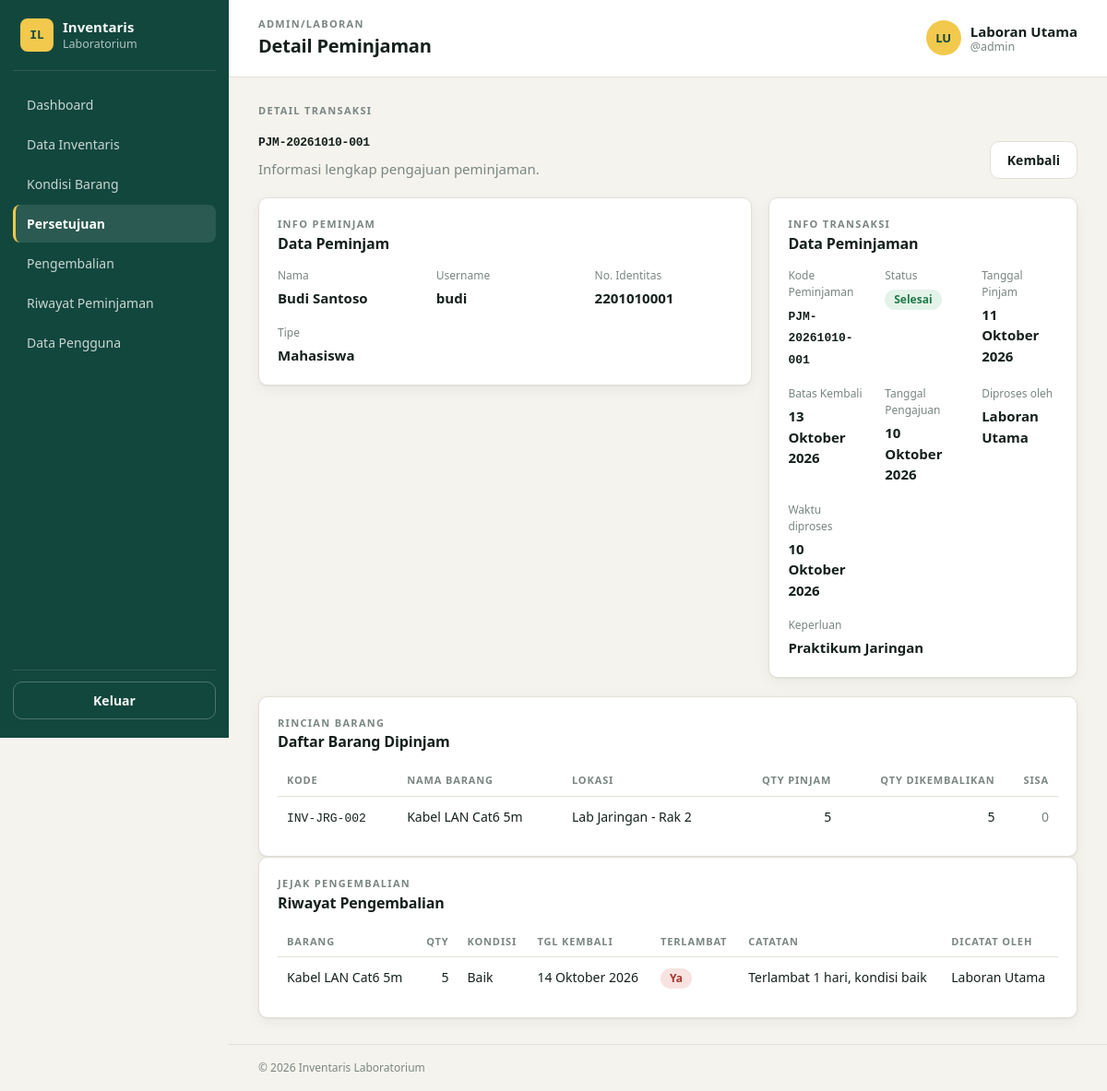
The page /modules/peminjaman/detail.php?id=5 (signed in) on the database its author committed.
### tables this page shows
CREATE TABLE users (
  id            INT UNSIGNED AUTO_INCREMENT PRIMARY KEY,
  full_name     VARCHAR(100) NOT NULL,
  username      VARCHAR(50)  NOT NULL,
  password_hash VARCHAR(255) NOT NULL,              
  role          ENUM('admin','peminjam') NOT NULL DEFAULT 'peminjam',
  identity_no   VARCHAR(30)  NULL,                  
  user_type     ENUM('laboran','mahasiswa','dosen') NOT NULL DEFAULT 'mahasiswa',
  is_active     TINYINT(1)   NOT NULL DEFAULT 1,    
  created_at    DATETIME     NOT NULL DEFAULT CURRENT_TIMESTAMP,
  updated_at    DATETIME     NOT NULL DEFAULT CURRENT_TIMESTAMP ON UPDATE CURRENT_TIMESTAMP,
  CONSTRAINT uq_users_username UNIQUE (username)
);

CREATE TABLE borrowings (
  id                 INT UNSIGNED AUTO_INCREMENT PRIMARY KEY,
  borrowing_code     VARCHAR(30)  NOT NULL,
  user_id            INT UNSIGNED NOT NULL,
  borrow_date        DATE NOT NULL,
  planned_return_date DATE NOT NULL,
  purpose            VARCHAR(255) NOT NULL,
  status             ENUM('menunggu','dipinjam','ditolak','selesai') NOT NULL DEFAULT 'menunggu',
  rejection_reason   VARCHAR(255) NULL,
  processed_by       INT UNSIGNED NULL,           
  processed_at       DATETIME NULL,
  created_at         DATETIME NOT NULL DEFAULT CURRENT_TIMESTAMP,
  updated_at         DATETIME NOT NULL DEFAULT CURRENT_TIMESTAMP ON UPDATE CURRENT_TIMESTAMP,
  CONSTRAINT uq_borrowings_code UNIQUE (borrowing_code),
  CONSTRAINT fk_borrowings_user FOREIGN KEY (user_id)
    REFERENCES users(id) ON UPDATE CASCADE ON DELETE RESTRICT,
  CONSTRAINT fk_borrowings_admin FOREIGN KEY (processed_by)
    REFERENCES users(id) ON UPDATE CASCADE ON DELETE SET NULL,
  CONSTRAINT chk_borrowings_dates CHECK (planned_return_date >= borrow_date)
);

CREATE TABLE borrowing_details (
  id            INT UNSIGNED AUTO_INCREMENT PRIMARY KEY,
  borrowing_id  INT UNSIGNED NOT NULL,
  inventory_id  INT UNSIGNED NOT NULL,
  qty           INT UNSIGNED NOT NULL,
  qty_returned  INT UNSIGNED NOT NULL DEFAULT 0,
  CONSTRAINT fk_bdetail_borrowing FOREIGN KEY (borrowing_id)
    REFERENCES borrowings(id) ON UPDATE CASCADE ON DELETE CASCADE,
  CONSTRAINT fk_bdetail_inventory FOREIGN KEY (inventory_id)
    REFERENCES inventories(id) ON UPDATE CASCADE ON DELETE RESTRICT,
  CONSTRAINT uq_bdetail_item UNIQUE (borrowing_id, inventory_id),
  CONSTRAINT chk_bdetail_qty CHECK (qty >= 1 AND qty_returned <= qty)
);

CREATE TABLE inventories (
  id              INT UNSIGNED AUTO_INCREMENT PRIMARY KEY,
  code            VARCHAR(30)  NOT NULL,
  name            VARCHAR(150) NOT NULL,
  category_id     INT UNSIGNED NOT NULL,
  location        VARCHAR(100) NOT NULL,
  description     TEXT NULL,
  qty_total       INT UNSIGNED NOT NULL DEFAULT 0,
  qty_available   INT UNSIGNED NOT NULL DEFAULT 0,
  qty_borrowed    INT UNSIGNED NOT NULL DEFAULT 0,
  qty_damaged     INT UNSIGNED NOT NULL DEFAULT 0,  
  qty_damaged_light INT UNSIGNED NOT NULL DEFAULT 0,
  qty_damaged_heavy INT UNSIGNED NOT NULL DEFAULT 0,
  is_active       TINYINT(1)   NOT NULL DEFAULT 1,  
  created_at      DATETIME     NOT NULL DEFAULT CURRENT_TIMESTAMP,
  updated_at      DATETIME     NOT NULL DEFAULT CURRENT_TIMESTAMP ON UPDATE CURRENT_TIMESTAMP,
  CONSTRAINT uq_inventories_code UNIQUE (code),
  CONSTRAINT fk_inventories_category FOREIGN KEY (category_id)
    REFERENCES categories(id) ON UPDATE CASCADE ON DELETE RESTRICT,
  CONSTRAINT chk_inventories_balance
    CHECK (qty_total = qty_available + qty_borrowed + qty_damaged),
  CONSTRAINT chk_inventories_damage_split
    CHECK (qty_damaged = qty_damaged_light + qty_damaged_heavy)
);

CREATE TABLE return_histories (
  id                  INT UNSIGNED AUTO_INCREMENT PRIMARY KEY,
  borrowing_detail_id INT UNSIGNED NOT NULL,
  qty                 INT UNSIGNED NOT NULL,
  return_condition    ENUM('baik','rusak_ringan','rusak_berat') NOT NULL,
  actual_return_date  DATE NOT NULL,
  is_late             TINYINT(1) NOT NULL DEFAULT 0,
  notes               VARCHAR(255) NULL,
  recorded_by         INT UNSIGNED NOT NULL,
  created_at          DATETIME NOT NULL DEFAULT CURRENT_TIMESTAMP,
  CONSTRAINT fk_return_detail FOREIGN KEY (borrowing_detail_id)
    REFERENCES borrowing_details(id) ON UPDATE CASCADE ON DELETE RESTRICT,
  CONSTRAINT fk_return_user FOREIGN KEY (recorded_by)
    REFERENCES users(id) ON UPDATE CASCADE ON DELETE RESTRICT,
  CONSTRAINT chk_return_qty CHECK (qty >= 1)
);

### includes/helpers.php (called while the page is built, shortened)
<?php
require_once __DIR__ . '/../config/database.php';
function e($value): string
{
    return htmlspecialchars((string)$value, ENT_QUOTES, 'UTF-8');
}
function url(string $path = ''): string
{
    return BASE_URL . '/' . ltrim($path, '/');
}
if (!function_exists('format_date')) {
    function format_date(?string $date): string
    {
        $dateStr = trim((string)$date);
        $timestamp = strtotime($dateStr);
        $bulanIndo = [
            1  => 'Januari',
            2  => 'Februari',
            3  => 'Maret',
            4  => 'April',
            5  => 'Mei',
            6  => 'Juni',
            7  => 'Juli',
            8  => 'Agustus',
            9  => 'September',
            10 => 'Oktober',
            11 => 'November',
            12 => 'Desember'
        ];
        $day   = date('d', $timestamp);
        $month = (int)date('n', $timestamp);
        $year  = date('Y', $timestamp);
        $monthName = $bulanIndo[$month] ?? date('F', $timestamp);
        return sprintf('%s %s %s', $day, $monthName, $year);
    }
}

### auth/session.php (called while the page is built, shortened)
<?php
require_once __DIR__ . '/../includes/helpers.php';
function current_user(): ?array
{
    return $_SESSION['user'] ?? null;
}
function require_login(): array
{
    $user = current_user();
    $expired = isset($_SESSION['last_activity']) && time() - $_SESSION['last_activity'] > SESSION_TIMEOUT;
    if ($user && !$expired) {
        $stmt = db()->prepare('SELECT role, is_active FROM users WHERE id = ?');
        $stmt->execute([$user['id']]);
        $row = $stmt->fetch();
        if ($row && (int)$row['is_active'] === 1) {
            return $_SESSION['user'];
        }
    }
}
function require_role(string $role): array
{
    $user = require_login();
    return $user;
}

### config/database.php (called while the page is built, shortened)
<?php
function db(): PDO
{
    static $pdo = null;
    if ($pdo === null) {
        $dsn = sprintf('mysql:host=%s;port=%s;dbname=%s;charset=%s', DB_HOST, DB_PORT, DB_NAME, DB_CHARSET);
        try {
            $pdo = new PDO($dsn, DB_USER, DB_PASS, [
                PDO::ATTR_ERRMODE            => PDO::ERRMODE_EXCEPTION,
                PDO::ATTR_DEFAULT_FETCH_MODE => PDO::FETCH_ASSOC,
                PDO::ATTR_EMULATE_PREPARES   => false,
            ]);
        } catch (PDOException $e) {
            http_response_code(500);
            exit('Koneksi database gagal. Periksa config/config.php dan pastikan MySQL XAMPP aktif.');
        }
    }
    return $pdo;
}

### modules/peminjaman/detail.php (the view, shortened to what this page needs)
<?php
require_once __DIR__ . '/../../auth/session.php';
require_once __DIR__ . '/../../components/ui.php';
require_once __DIR__ . '/../../includes/helpers.php';
$user = require_role('admin');
$pdo  = db();
$id = valid_nonnegative_int($_GET['id'] ?? '');
$stmt = $pdo->prepare("
    SELECT
        b.*,
        u.full_name   AS borrower_name,
        u.username    AS borrower_username,
        u.identity_no AS borrower_identity,
        u.user_type   AS borrower_type,
        p.full_name   AS processor_name
    FROM borrowings b
    JOIN users u ON u.id = b.user_id
    LEFT JOIN users p ON p.id = b.processed_by
    WHERE b.id = ?
");
$stmt->execute([$id]);
$borrowing = $stmt->fetch();
$detailStmt = $pdo->prepare("
    SELECT
        bd.id,
        bd.inventory_id,
        bd.qty,
        bd.qty_returned,
        i.code  AS inventory_code,
        i.name  AS inventory_name,
        i.location AS inventory_location
    FROM borrowing_details bd
    JOIN inventories i ON i.id = bd.inventory_id
    WHERE bd.borrowing_id = ?
    ORDER BY i.name
");
$detailStmt->execute([$id]);
$details = $detailStmt->fetchAll();
$returnStmt = $pdo->prepare("
    SELECT
        rh.*,
        i.name   AS inventory_name,
        u.full_name AS recorded_by_name
    FROM return_histories rh
    JOIN borrowing_details bd ON bd.id = rh.borrowing_detail_id
    JOIN inventories i ON i.id = bd.inventory_id
    JOIN users u ON u.id = rh.recorded_by
    WHERE bd.borrowing_id = ?
    ORDER BY rh.actual_return_date DESC, rh.created_at DESC
");
$returnStmt->execute([$id]);
$returnHistories = $returnStmt->fetchAll();
$conditionLabels = [
    'baik'        => 'Baik',
    'rusak_ringan' => 'Rusak Ringan',
    'rusak_berat'  => 'Rusak Berat',
];
$pageTitle  = 'Detail Peminjaman';
require __DIR__ . '/../../layouts/header.php';
?>
<section class="page-heading">
  <div>
    <p class="eyebrow">Detail transaksi</p>
    <h2><span class="mono"><?= e($borrowing['borrowing_code']) ?></span></h2>
    <p class="muted">Informasi lengkap pengajuan peminjaman.</p>
  </div>
  <div class="form-actions">
    <a class="btn btn-light" href="<?= e(url('modules/peminjaman/index.php')) ?>">Kembali</a>
  </div>
</section>
<div class="grid-2">
  <section class="card detail-card">
    <div class="card-head"><div><p class="eyebrow">Info peminjam</p><h3>Data Peminjam</h3></div></div>
    <dl class="detail-grid">
      <div><dt>Nama</dt><dd><?= e($borrowing['borrower_name']) ?></dd></div>
      <div><dt>Username</dt><dd><?= e($borrowing['borrower_username']) ?></dd></div>
      <div><dt>No. Identitas</dt><dd><?= e($borrowing['borrower_identity'] ?: '—') ?></dd></div>
      <div><dt>Tipe</dt><dd><?= e(ucfirst($borrowing['borrower_type'] ?? '—')) ?></dd></div>
    </dl>
  </section>
  <section class="card detail-card">
    <div class="card-head"><div><p class="eyebrow">Info transaksi</p><h3>Data Peminjaman</h3></div></div>
    <dl class="detail-grid">
      <div><dt>Kode Peminjaman</dt><dd><span class="mono"><?= e($borrowing['borrowing_code']) ?></span></dd></div>
      <div><dt>Status</dt><dd><?= status_badge($borrowing['status']) ?></dd></div>
      <div><dt>Tanggal Pinjam</dt><dd><?= e(format_date($borrowing['borrow_date'])) ?></dd></div>
      <div><dt>Batas Kembali</dt><dd><?= e(format_date($borrowing['planned_return_date'])) ?></dd></div>
      <div><dt>Tanggal Pengajuan</dt><dd><?= e(format_date($borrowing['created_at'])) ?></dd></div>
      <?php if ($borrowing['processed_by']): ?>
        <div><dt>Diproses oleh</dt><dd><?= e($borrowing['processor_name']) ?></dd></div>
        <div><dt>Waktu diproses</dt><dd><?= e(format_date($borrowing['processed_at'])) ?></dd></div>
      <?php endif; ?>
      <div class="detail-wide"><dt>Keperluan</dt><dd><?= nl2br(e($borrowing['purpose'] ?: '—')) ?></dd></div>
    </dl>
  </section>
</div>
<section class="card">
  <div class="card-head">
    <div><p class="eyebrow">Rincian barang</p><h3>Daftar Barang Dipinjam</h3></div>
  </div>
  <div class="table-wrap">
    <table class="table">
      <thead>
        <tr>
          <th>Kode</th>
          <th>Nama Barang</th>
          <th>Lokasi</th>
          <th class="num">Qty Pinjam</th>
          <th class="num">Qty Dikembalikan</th>
          <th class="num">Sisa</th>
        </tr>
      </thead>
      <tbody>
        <?php foreach ($details as $d): ?>
          <?php $remaining = (int)$d['qty'] - (int)$d['qty_returned']; ?>
          <tr>
            <td><span class="mono"><?= e($d['inventory_code']) ?></span></td>
            <td><?= e($d['inventory_name']) ?></td>
            <td><?= e($d['inventory_location']) ?></td>
            <td class="num"><?= (int)$d['qty'] ?></td>
            <td class="num"><?= (int)$d['qty_returned'] ?></td>
            <td class="num <?= $remaining > 0 ? '' : 'muted' ?>"><?= $remaining ?></td>
          </tr>
        <?php endforeach; ?>
      </tbody>
    </table>
  </div>
</section>
<?php if ($returnHistories): ?>
<section class="card">
  <div class="card-head">
    <div><p class="eyebrow">Jejak pengembalian</p><h3>Riwayat Pengembalian</h3></div>
  </div>
  <div class="table-wrap">
    <table class="table">
      <thead>
        <tr>
          <th>Barang</th>
          <th class="num">Qty</th>
          <th>Kondisi</th>
          <th>Tgl Kembali</th>
          <th>Terlambat</th>
          <th>Catatan</th>
          <th>Dicatat oleh</th>
        </tr>
      </thead>
      <tbody>
        <?php foreach ($returnHistories as $rh): ?>
          <tr>
            <td><?= e($rh['inventory_name']) ?></td>
            <td class="num"><?= (int)$rh['qty'] ?></td>
            <td><?= e($conditionLabels[$rh['return_condition']] ?? $rh['return_condition']) ?></td>
            <td class="nowrap"><?= e(format_date($rh['actual_return_date'])) ?></td>
            <td><?= (int)$rh['is_late'] ? '<span class="badge badge-danger">Ya</span>' : '<span class="badge badge-success">Tidak</span>' ?></td>
            <td><?= e($rh['notes'] ?: '—') ?></td>
            <td><?= e($rh['recorded_by_name']) ?></td>
          </tr>
        <?php endforeach; ?>
      </tbody>
    </table>
  </div>
</section>
<?php endif; ?>
<?php require __DIR__ . '/../../layouts/footer.php'; ?>

### layouts/header.php (shortened to what this page needs)
<?php
$pageTitle  = $pageTitle  ?? 'Dashboard';
$roleLabel  = $user['role'] === 'admin' ? 'Admin/Laboran' : ucfirst($user['user_type']);
$initials   = strtoupper(implode('', array_map(fn($w) => $w[0] ?? '', array_slice(explode(' ', preg_replace('/^(Dr\.|Prof\.)\s*/', '', $user['full_name'])), 0, 2))));
?>
<!DOCTYPE html>
<html lang="id">
<head>
  <link rel="stylesheet" href="<?= e(url('assets/css/style.css')) ?>">
</head>
<body>
<div class="app">
  <?php require __DIR__ . '/sidebar.php'; ?>
  <div class="main">
    <header class="topbar">
      <div class="topbar-title">
        <p class="eyebrow"><?= e($roleLabel) ?></p>
        <h1><?= e($pageTitle) ?></h1>
      </div>
      <div class="topbar-user">
        <span class="avatar"><?= e($initials) ?></span>
        <span class="user-meta">
          <strong><?= e($user['full_name']) ?></strong>
          <small>@<?= e($user['username']) ?></small>
        </span>
      </div>
    </header>
    <main class="content">

### rows shown on the page
users: role "ADMIN/LABORAN", role "LU", role "Laboran Utama", role "admin"
borrowings: borrowing_code "PJM-20261010-001", user.full_name "Budi Santoso", user.username "budi", user.identity_no "2201010001", user.user_type "Mahasiswa", borrow_date "11 Oktober 2026", planned_return_date "13 Oktober 2026", created_at "10 Oktober 2026", processed_by.full_name "Laboran Utama", processed_at "10 Oktober 2026", purpose "Praktikum Jaringan"
borrowing_details: inventory.code "INV-JRG-002", inventory.name "Kabel LAN Cat6 5m", inventory.location "Lab Jaringan - Rak 2", qty "5", qty_returned "5", remaining "0"
return_histories: inventories.name "Kabel LAN Cat6 5m", qty "5", return_condition "Baik", actual_return_date "14 Oktober 2026", is_late "Ya", notes "Terlambat 1 hari, kondisi baik", recorded_by.full_name "Laboran Utama"

### other values the page prints
$m['label'] "Dashboard"
$m['label'] "Data Inventaris"
$m['label'] "Kondisi Barang"
$m['label'] "Persetujuan"
$m['label'] "Pengembalian"
$m['label'] "Riwayat Peminjaman"
$m['label'] "Data Pengguna"
$pageTitle "Detail Peminjaman"
$label "Selesai"
APP_NAME "Inventaris Laboratorium"
